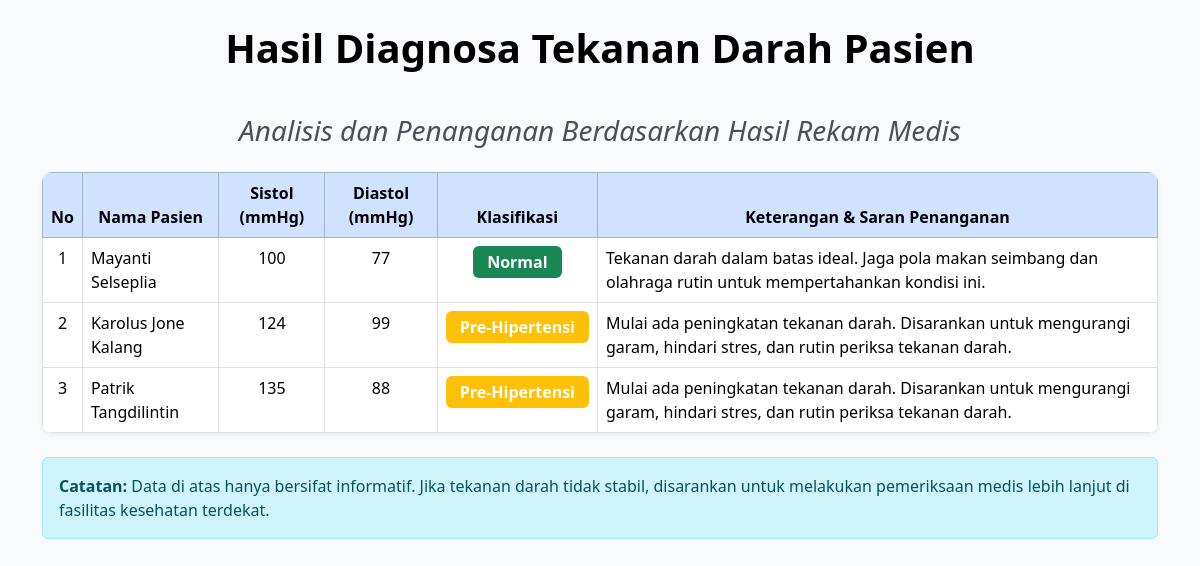
/diagnosa.php (signed in), run on the app's committed database.
### tables this page shows
CREATE TABLE `212341_rekam_medis` (
  `212341_rekam_id` int NOT NULL,
  `212341_pasien_id` int NOT NULL,
  `212341_tekanan_sistol` int NOT NULL,
  `212341_tekanan_diastol` int NOT NULL,
  `212341_tanggal_input` date NOT NULL
);

CREATE TABLE `212341_pasien` (
  `212341_pasien_id` int NOT NULL,
  `212341_nama` varchar(100) NOT NULL,
  `212341_umur` int NOT NULL,
  `212341_alamat` varchar(255) DEFAULT NULL,
  `212341_jk` enum('Laki-laki','Perempuan') NOT NULL,
  `212341_berat_badan` decimal(5,2) DEFAULT NULL,
  `212341_riwayat_tekanan` text,
  `212341_pola_makan` text,
  `212341_riwayat_keluarga` enum('Ya','Tidak') DEFAULT 'Tidak',
  `212341_keluhan` text,
  `212341_created_at` timestamp NULL DEFAULT CURRENT_TIMESTAMP
);

### diagnosa.php (the view, shortened to what this page needs)
<?php
include "config.php";
$rekam = $conn->query("
    SELECT r.*, p.212341_nama
    FROM 212341_rekam_medis r
    JOIN 212341_pasien p ON r.212341_pasien_id = p.212341_pasien_id
    ORDER BY r.212341_rekam_id DESC
");
function klasifikasi($sistol, $diastol)
{
    if ($sistol < 120 && $diastol < 80) {
        return [
            "kategori" => "Normal",
            "deskripsi" => "Tekanan darah dalam batas ideal. Jaga pola makan seimbang dan olahraga rutin untuk mempertahankan kondisi ini."
        ];
    } elseif (($sistol >= 120 && $sistol <= 139) || ($diastol >= 80 && $diastol <= 89)) {
        return [
            "kategori" => "Pre-Hipertensi",
            "deskripsi" => "Mulai ada peningkatan tekanan darah. Disarankan untuk mengurangi garam, hindari stres, dan rutin periksa tekanan darah."
        ];
    } else {
        return [
            "kategori" => "Hipertensi",
            "deskripsi" => "Tekanan darah tinggi. Segera konsultasikan dengan dokter, konsumsi obat sesuai anjuran, dan hindari makanan tinggi lemak serta garam."
        ];
    }
}
?>
<!DOCTYPE html>
<html lang="id">
<head>
    <link href="assets/css/bootstrap.min.css" rel="stylesheet">
</head>
<body class="container mt-4">
    <h1>Hasil Diagnosa Tekanan Darah Pasien</h1>
    <br>
    <h3 class="mb-4"><i>Analisis dan Penanganan Berdasarkan Hasil Rekam Medis</i></h3>
   <table class="table table-bordered shadow-sm">
    <thead class="table-primary text-center">
        <tr>
            <th>No</th>
            <th>Nama Pasien</th>
            <th>Sistol (mmHg)</th>
            <th>Diastol (mmHg)</th>
            <th>Klasifikasi</th>
            <th>Keterangan & Saran Penanganan</th>
        </tr>
    </thead>
    <tbody>
        <?php
        $no = 1;
        while ($row = $rekam->fetch_assoc()) {
            $hasil = klasifikasi($row["212341_tekanan_sistol"], $row["212341_tekanan_diastol"]);
            $kategori = $hasil["kategori"];
            $deskripsi = $hasil["deskripsi"];
            $warna = $kategori == "Normal" ? "success" : ($kategori == "Pre-Hipertensi" ? "warning" : "danger");
        ?>
        <tr>
            <td class="text-center"><?= $no++; ?></td>
            <td><?= htmlspecialchars($row["212341_nama"]) ?></td>
            <td class="text-center"><?= htmlspecialchars($row["212341_tekanan_sistol"]) ?></td>
            <td class="text-center"><?= htmlspecialchars($row["212341_tekanan_diastol"]) ?></td>
            <td class="text-center">
                <span class="badge bg-<?= $warna ?>"><?= $kategori ?></span>
            </td>
            <td><?= $deskripsi ?></td>
        </tr>
        <?php } ?>
    </tbody>
</table>
    <div class="alert alert-info mt-4">
        <strong>Catatan:</strong> Data di atas hanya bersifat informatif. Jika tekanan darah tidak stabil, disarankan untuk melakukan pemeriksaan medis lebih lanjut di fasilitas kesehatan terdekat.
    </div>
</body>
</html>

### diagnosa.php (style rules this page uses)
body { background-color: #f8fafc; }
h1 { text-align: center; margin-top: 20px; color: #000000ff; font-weight: 700; }
h3 { text-align: center; margin-top: 10px; color: #495057; }
table { background-color: white; border-radius: 10px; overflow: hidden; }
.badge { font-size: 1rem; padding: 8px 14px; }

### data on the page
212341_rekam_medis: 212341_pasien.212341_nama "Mayanti Selseplia", 212341_tekanan_sistol "100", 212341_tekanan_diastol "77", kategori "Normal", deskripsi "Tekanan darah dalam batas ideal. Jaga pola makan seimbang dan olahraga rutin untuk mempertahankan kondisi ini."
212341_rekam_medis: 212341_pasien.212341_nama "Karolus Jone Kalang", 212341_tekanan_sistol "124", 212341_tekanan_diastol "99", kategori "Pre-Hipertensi", deskripsi "Mulai ada peningkatan tekanan darah. Disarankan untuk mengurangi garam, hindari stres, dan rutin periksa tekanan darah."
212341_rekam_medis: 212341_pasien.212341_nama "Patrik Tangdilintin", 212341_tekanan_sistol "135", 212341_tekanan_diastol "88", kategori "Pre-Hipertensi", deskripsi "Mulai ada peningkatan tekanan darah. Disarankan untuk mengurangi garam, hindari stres, dan rutin periksa tekanan darah."
